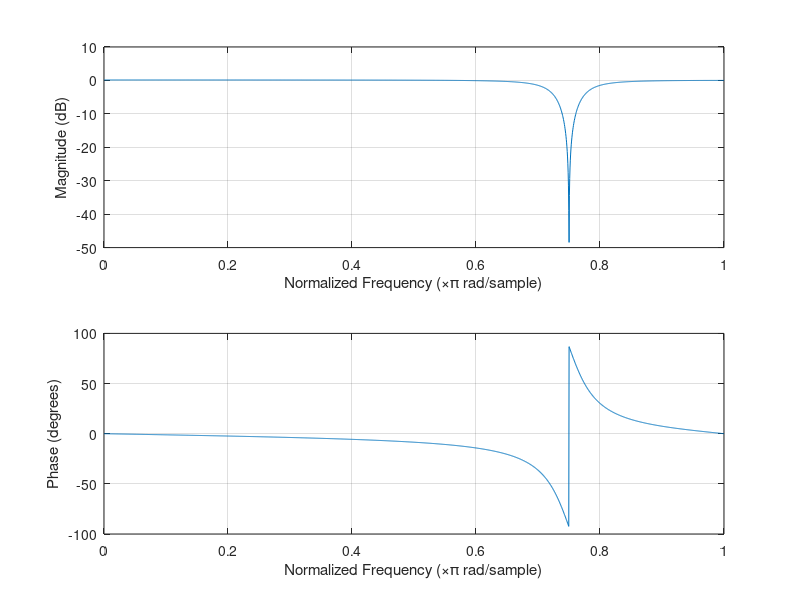

Here is the MATLAB script that generated this plot:
ro = 0.9;
bo = (1+ro*ro - 2*ro*cos(pi/4)) / (2-2*cos(pi/4));
a = [1 2*ro*cos(pi/4) ro*ro];
b = bo*[1 2*cos(pi/4) 1];

freqz(b , a, 2001);


